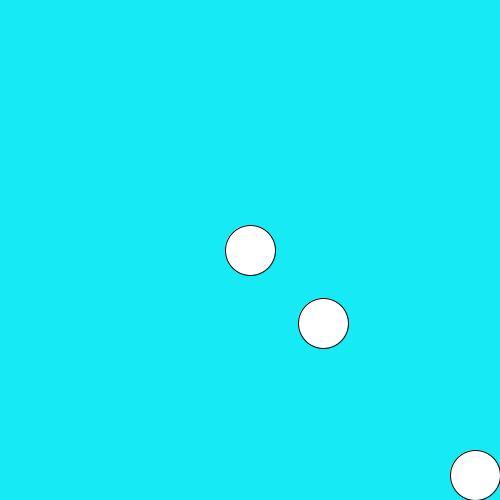
Frame 1 (no input)
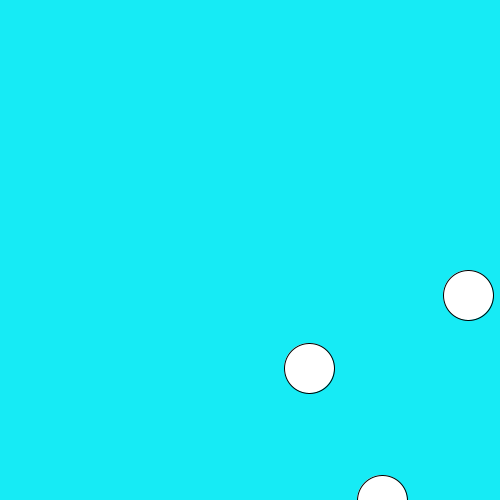
Frame 60 (the mouse pressed at the canvas centre just before this capture)
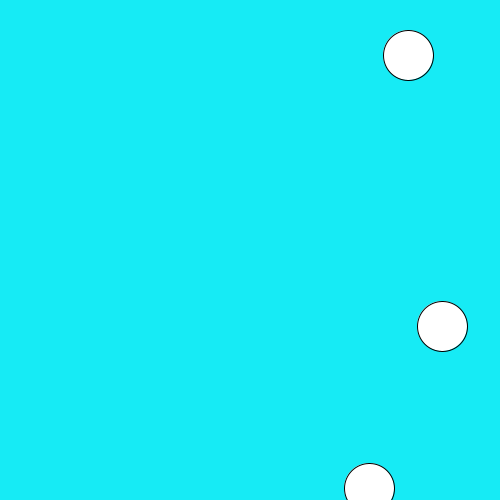
Frame 120 (the mouse held since frame 60 and released just before this capture)

The Processing sketch that drew these frames (run headless with seeded random() and noise(); from frame 60 on, the mouse is pressed at the canvas centre):

// Processing sketch: processing_135383
// ── processing_135383.pde



//Variable

Ball myBall;
Ball myBall2;
Ball myBall3;

//setup()

void setup() {
  size(500, 500);
  myBall= new Ball(width/2, height/2, 1, 2);
  myBall2= new Ball((int)random(width), (int)random(height), 1, 3);
  myBall3= new Ball((int)random(width), (int)random(height), 1, 4);
}


//draw()

void draw() {
  background(#16EBF5);
  myBall.display();
  myBall.move();
  myBall.bounce();

  myBall2.display();
  myBall2.move();
  myBall2.bounce();

  myBall3.display();
  myBall3.move();
  myBall3.bounce();
}


class Ball {
  //Variables

  int xPos;
  int yPos;

  int xSpeed;
  int ySpeed;


  //Constructor
  Ball(int _xPos, int _yPos, int _xSpeed, int _ySpeed) {
    xPos = _xPos;
    yPos = _xPos;
    xSpeed = _xSpeed;
    ySpeed = _ySpeed;
  }

  //methods
  void display() {
    ellipse(xPos, yPos, 50, 50);
  }
  void move() {
    xPos = xPos + xSpeed;
    yPos = yPos + ySpeed;
  }

  void bounce() {
    if (xPos > width || xPos < 0) {
      xSpeed = xSpeed * -1;
    }
    if (yPos > height || yPos < 0) {
      ySpeed = ySpeed * -1;
    }
  }
}
